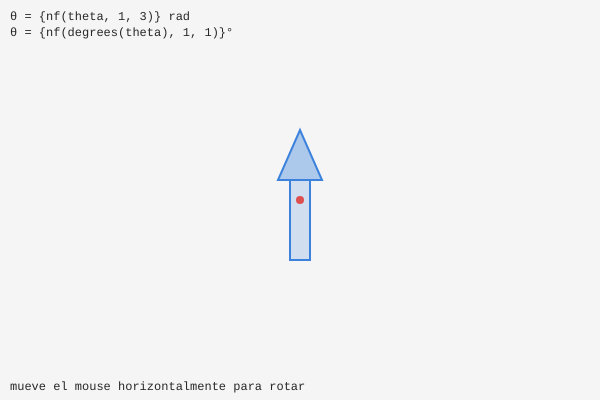
Frame 1 (no input)
Frame 60 (no input): identical to frame 1, image omitted
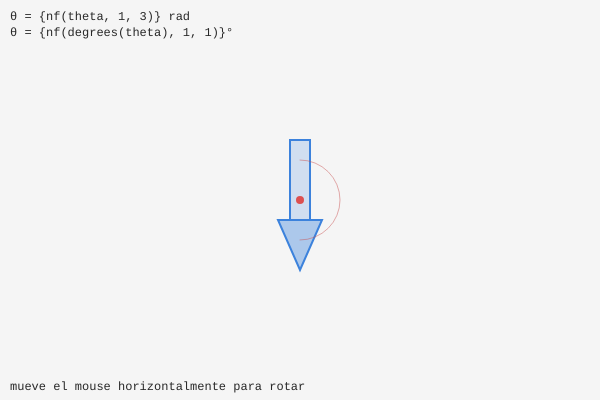
Frame 120 (the mouse pressed at the canvas centre since frame 60)

The p5.js sketch that drew these frames (run headless with seeded random() and noise() and a simulated clock; from frame 60 on, the mouse is pressed at the canvas centre):

// p5.js sketch
// ── sketch.js
// CAPÍTULO 3 — Desafío 1: Rotación controlada por mouse
// θ = map(mouseX, 0, width, 0, TWO_PI)
let theta; // ángulo de rotación en radianes
 
function setup() {
  createCanvas(600, 400);
  theta = 0;
}
 
function draw() {
  background(245);
  theta = map(mouseX, 0, width, 0, TWO_PI);
 
  // Aplicar Rotacion con pivote
  push();
    translate(width / 2, height / 2);
    rotate(theta);
    dibujarFlecha();
  pop();
 
  // Mostrar Arco del Angulo
  noFill();
  stroke(200, 80, 80, 120);
  strokeWeight(1);
  arc(width/2, height/2, 80, 80, -HALF_PI, -HALF_PI + theta);
 
  // HUD
  noStroke();
  fill(40);
  textSize(12);
  textFont('monospace');
  text(`θ = {nf(theta, 1, 3)} rad`, 10, 20);
  text(`θ = {nf(degrees(theta), 1, 1)}°`, 10, 36);
  text('mueve el mouse horizontalmente para rotar', 10, height - 10);
}
 
function dibujarFlecha() {
  // Flecha apuntando hacia arriba en coordenadas locales
  stroke(60, 130, 220);
  strokeWeight(2);
  fill(60, 130, 220, 50);
 
  // Cuerpo de la flecha
  rectMode(CENTER);
  rect(0, 20, 20, 80);
 
  // Punta de la flecha
  fill(60, 130, 220, 100);
  triangle(-22, -20, 22, -20, 0, -70);
 
  // Punto en el pivote
  fill(220, 80, 80);
  noStroke();
  circle(0, 0, 8);
}
